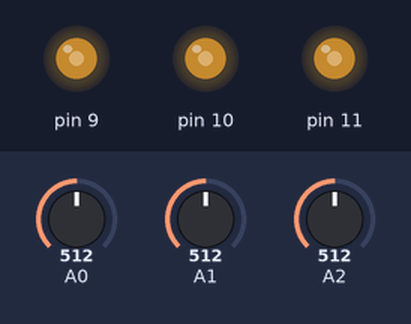
Bench run of a sketch on a simulated Arduino Uno, built with avr-gcc and run on an emulated ATmega328P. On the bench: output pins drawn as LEDs (lit = HIGH). Inputs (shaded band) come from the test bench; at power-on: A0 = 512, A1 = 512, A2 = 512.

Above: at 1.2 s.
1.3 s: A0 set to 716
At 2.2 s:
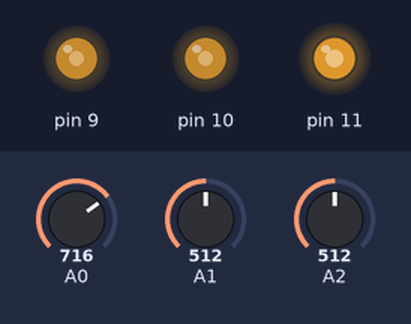
2.8 s: A1 set to 716
At 3.3 s:
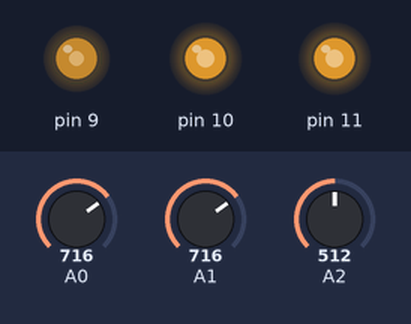
4.3 s: A2 set to 716
At 5.5 s:
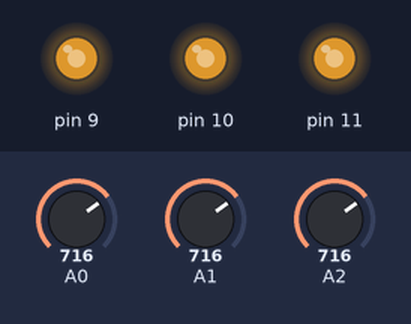
5.8 s: A0 set to 900
At 6.8 s:
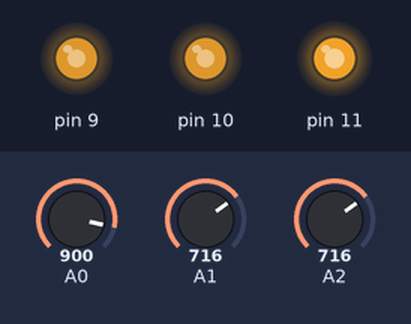
7.3 s: A1 set to 900
At 7.9 s:
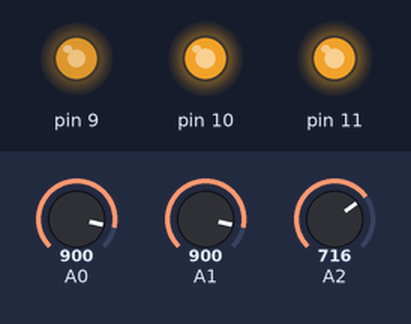
8.8 s: A2 set to 900
At 9.1 s:
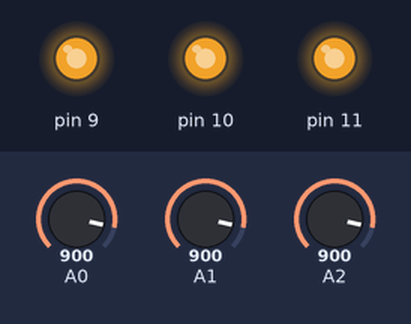
Timing chart, 0 to 11.3 s (numbered marks = the images above; inputs shaded):
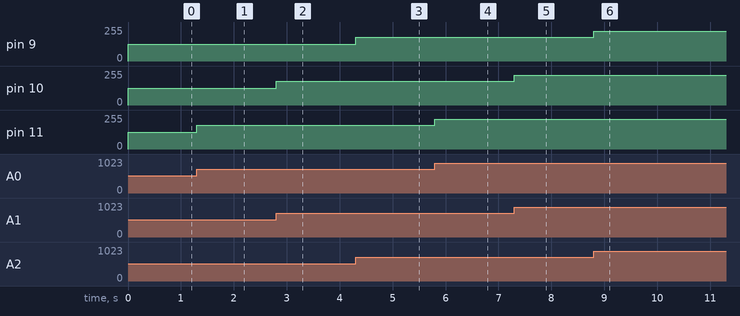

The sketch:

RGB_LED.ino
```cpp
int red = 0;
int blue = 0;
int green = 0;
void setup()
{
  pinMode(11, OUTPUT);
  pinMode(10,OUTPUT);
  pinMode(9,OUTPUT);
  pinMode(A0,INPUT);
  pinMode(A1,INPUT);
  pinMode(A2,INPUT);
}

void loop()
{
  red = map(analogRead(A0),0,1023,0,255);
  blue = map(analogRead(A1),0,1023,0,255);
  green = map(analogRead(A2),0,1023,0,255);

  analogWrite(11,red);
  analogWrite(10,blue);
  analogWrite(9,green);

}
```

Measured:
- after the input at 1.3 s, pin 11: 127/255 → 178/255 at once
- after the input at 2.8 s, pin 10: 127/255 → 178/255 at once
- after the input at 4.3 s, pin 9: 127/255 → 178/255 at once
- after the input at 5.8 s, pin 11: 178/255 → 224/255 at once
- after the input at 7.3 s, pin 10: 178/255 → 224/255 at once
- after the input at 8.8 s, pin 9: 178/255 → 224/255 at once
